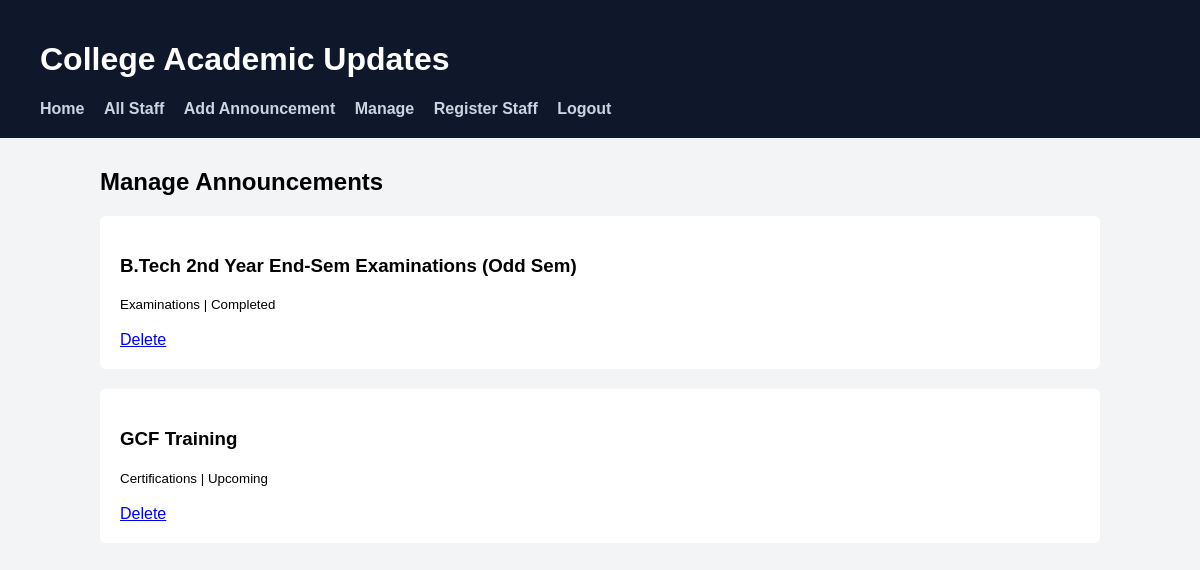
Page /manage/ (signed in) on the committed database.
### updates/models.py (models this page shows, shortened)
class Announcement(models.Model):
    STATUS_CHOICES = [
        ('upcoming', 'Upcoming'),
        ('ongoing', 'Ongoing'),
        ('completed', 'Completed'),
    ]
    title = models.CharField(max_length=200)
    category = models.ForeignKey(Category, on_delete=models.CASCADE)
    description = models.TextField()
    status = models.CharField(max_length=20, choices=STATUS_CHOICES)
    is_pinned = models.BooleanField(default=False)
    created_at = models.DateTimeField(auto_now_add=True)
    event_date = models.DateField(null=True, blank=True)

class Category(models.Model):
    name = models.CharField(max_length=100)

### updates/views.py (the view)
# urls.py: path('manage/', manage_announcements),
@login_required
def manage_announcements(request):
    if not request.user.is_staff:
        return redirect('/')
    announcements = Announcement.objects.all().order_by('-created_at')
    return render(request, 'updates/manage_announcements.html', {'announcements': announcements})

### updates/templates/updates/manage_announcements.html
{% extends 'updates/base.html' %}
{% block content %}
<h2>Manage Announcements</h2>
{% for a in announcements %}
<div class="card">
    <h3>{{ a.title }}</h3>
    <small>{{ a.category.name }} | {{ a.status|title }}</small><br><br>
    <a href="/delete/{{ a.id }}/"
       onclick="return confirm('Delete this announcement?');">
       Delete
    </a>
</div>
{% empty %}
<p>No announcements found.</p>
{% endfor %}
{% endblock %}

### updates/templates/updates/base.html (shortened to what this page needs)
<!DOCTYPE html>
<html>
<head>
    <link rel="stylesheet" href="/static/style.css">
</head>
<body>
<header>
    <h1>College Academic Updates</h1>
    <nav>
    <a href="/">Home</a>
    {% if user.is_authenticated and user.is_staff %}
        <a href="/staff/">All Staff</a>
    {% endif %}
    {% if user.is_authenticated and user.is_staff %}
        <a href="/add/">Add Announcement</a>
        <a href="/manage/">Manage</a>
    {% endif %}
    {% if user.is_superuser %}
        <a href="/register-staff/">Register Staff</a>
    {% endif %}
    {% if user.is_authenticated %}
        <a href="/logout/">Logout</a>
    {% else %}
        <a href="/login/">Login</a>
    {% endif %}
</nav>
</header>
<main>
    {% block content %}{% endblock %}
</main>
</body>
</html>

### static/style.css (style rules this page uses)
body { font-family: Arial, sans-serif; background: #f3f4f6; margin: 0; }
header { background: #0f172a; color: white; padding: 20px 40px; }
nav a { color: #cbd5e1; margin-right: 15px; text-decoration: none; font-weight: bold; }
main { max-width: 1000px; margin: 30px auto; }
.card { background: white; padding: 20px; margin-bottom: 20px; border-radius: 6px; }

### rows in the picture
Announcement: title "B.Tech 2nd Year End-Sem Examinations (Odd Sem)", category.name "Examinations", status "Completed"
Announcement: title "GCF Training", category.name "Certifications", status "Upcoming"
